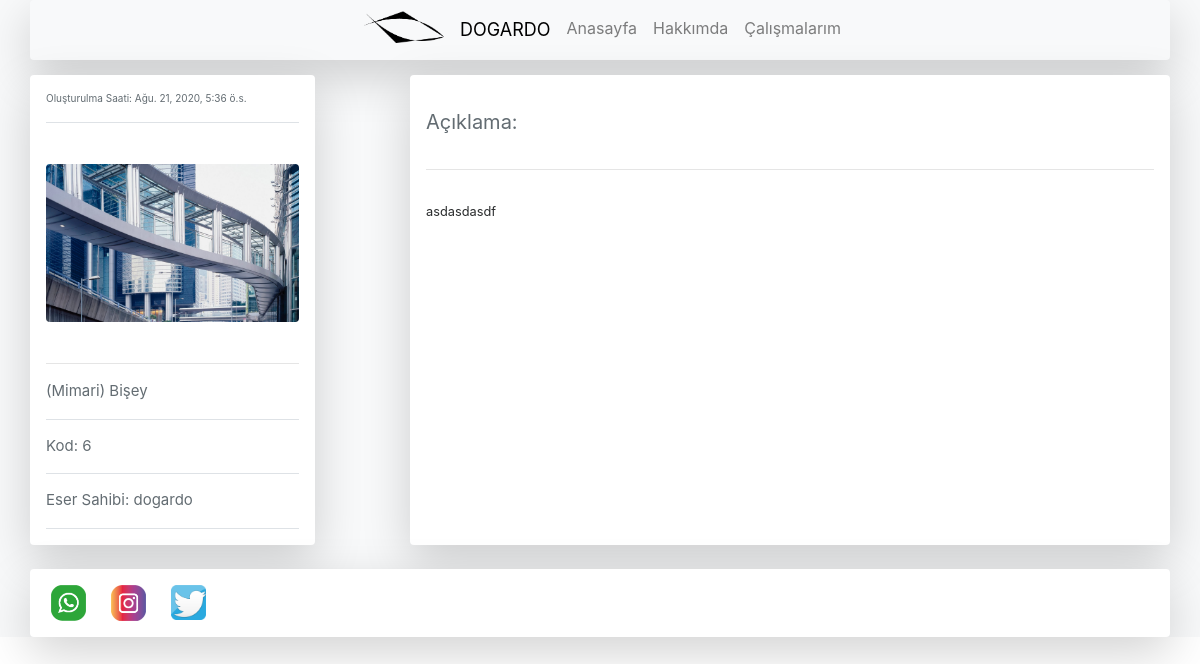
/articles/article/6, run on the app's committed database.
### article/models.py (models this page shows, shortened)
class Article(models.Model):
    author = models.ForeignKey("auth.User",on_delete = models.CASCADE,verbose_name = "Yazar ")
    title = models.CharField(max_length = 50,verbose_name = "Başlık")
    content = RichTextField()
    created_date = models.DateTimeField(auto_now_add=True,verbose_name="Oluşturulma Tarihi")
    article_image = models.FileField(blank = True,null = True,verbose_name="Makaleye Fotoğraf Ekleyin")
    class Meta:
        ordering = ['-created_date']

### article/views.py (the view)
# urls.py: path('article/<int:id>',views.detail,name = "detail"),
def detail(request,id):
    article = get_object_or_404(Article,id = id)
    comments = article.comments.all()
    return render(request,"detail.html",{"article":article,"comments":comments})

### templates/detail.html
{% extends "layout.html" %}
{% block body %}
<div class="container">
<div class="row ">
<div  style="" class="container-sm  p-3 bg-white rounded shadow-lg col-3">
        <p style="; font-size:10px;"class="media-body pb-3 mb-0 small lh-125 text-muted border-bottom border-gray " >Oluşturulma Saati: {{article.created_date}}</p>
        <small class="d-block  mt-3">
          {% if article.article_image %}
          <div class=" rounded" >
          <a class="block right"><img class=" img-fluid rounded center block" style="center background-size: cover;margin-top: 25px;margin-bottom: 25px;margin-left:auto;margin-right:auto;" width="270" src="{{article.article_image.url}}" alt=""></a>
        </div> <hr>{% endif %}
           <p style="margin-top :15px; font-size:15px;"class="media-body pb-3 mb-0 small lh-125 text-muted border-bottom border-gray " >{{article.title}}</p>
           <p style="margin-top :15px; font-size:15px;"class="media-body pb-3 mb-0 small lh-125 text-muted border-bottom border-gray " >Kod: {{article.id}}</p>
           <p style="margin-top :15px; font-size:15px;"class="media-body pb-3 mb-0 small lh-125 text-muted border-bottom border-gray " >Eser Sahibi: {{article.author.username}}</p>
        </small>
</div>
          <div  style="" class="container-sm  p-3 bg-none rounded col">
        </div>
            <div  style="" class="container-sm  p-3 bg-white rounded shadow-lg col-8">
        <small class="d-block  mt-3">
          <p style="margin-top :15px; font-size:20px;"class="media-body pb-3 mb-0 small lh-125 text-muted" >Açıklama:</p>
          <hr>
          <p style="margin-top :0px; font-size:15px;"class="media-body pb-3 mb-0 small lh-125 text-muted" >{{article.content|safe}}</p>
        </small>
     </div>
  </div></div>
<br>
{% endblock body %}

### data on the page
Article: created_date "Ağu. 21, 2020, 5:36 ö.s.", article_image (picture), title "(Mimari) Bişey", id "6", author.username "dogardo", content "asdasdasdf"
